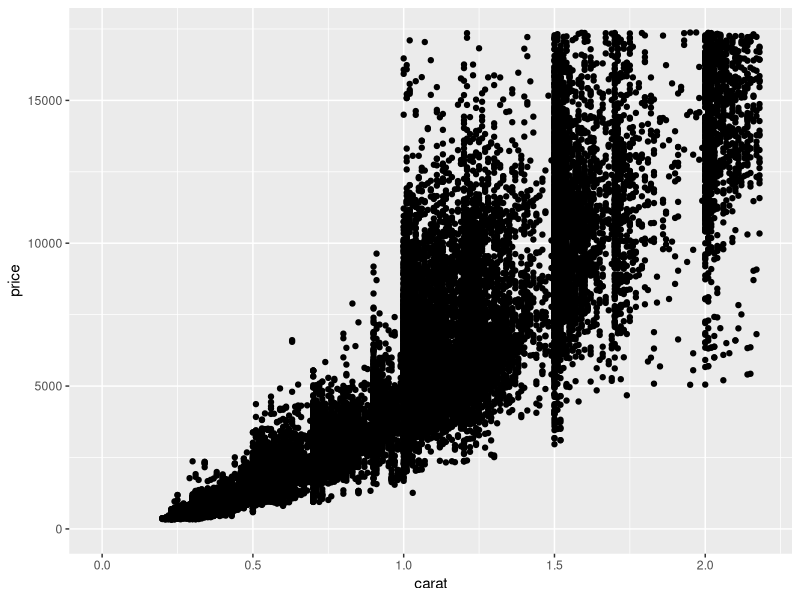
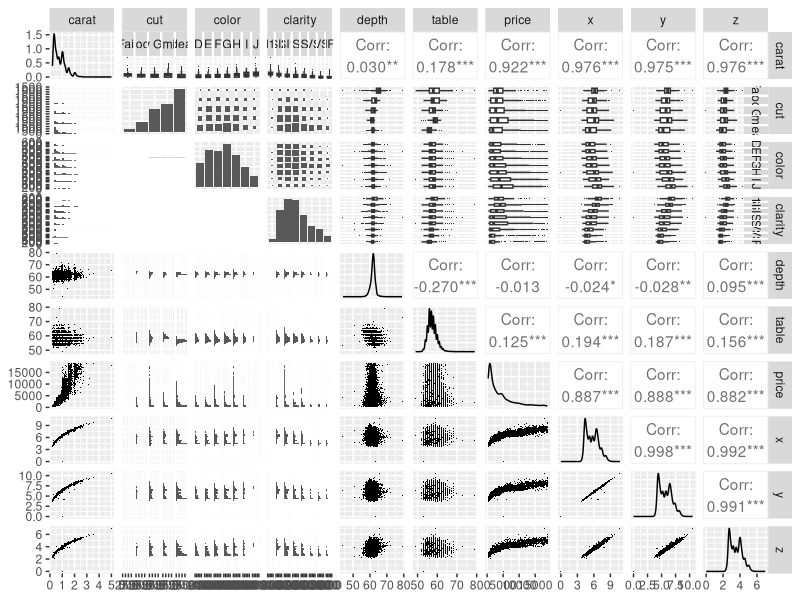
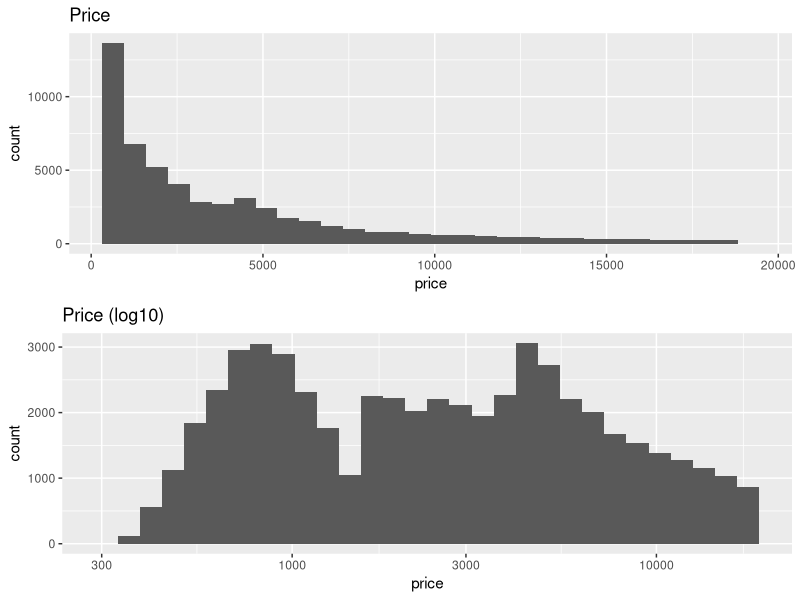
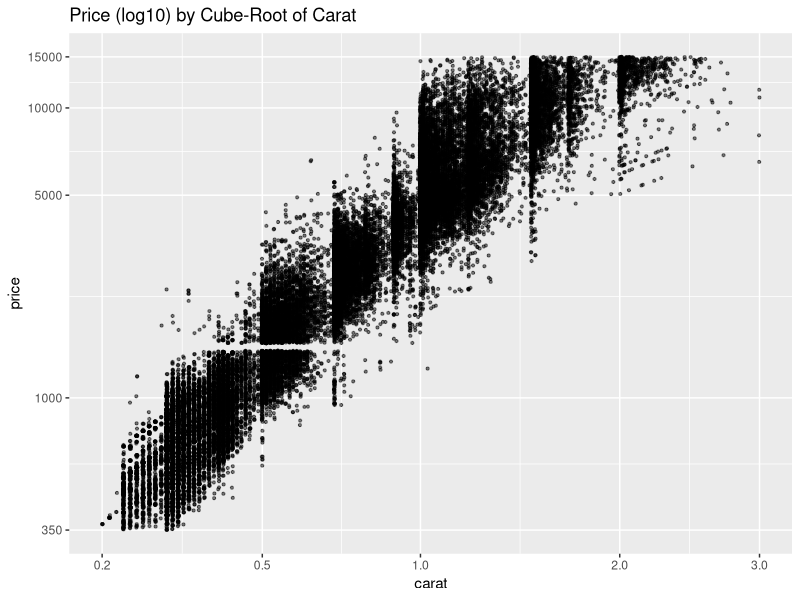
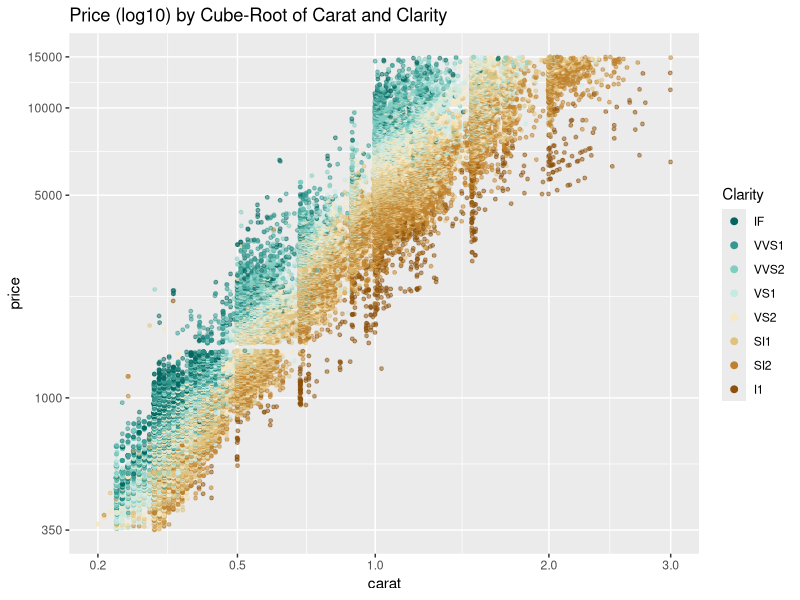
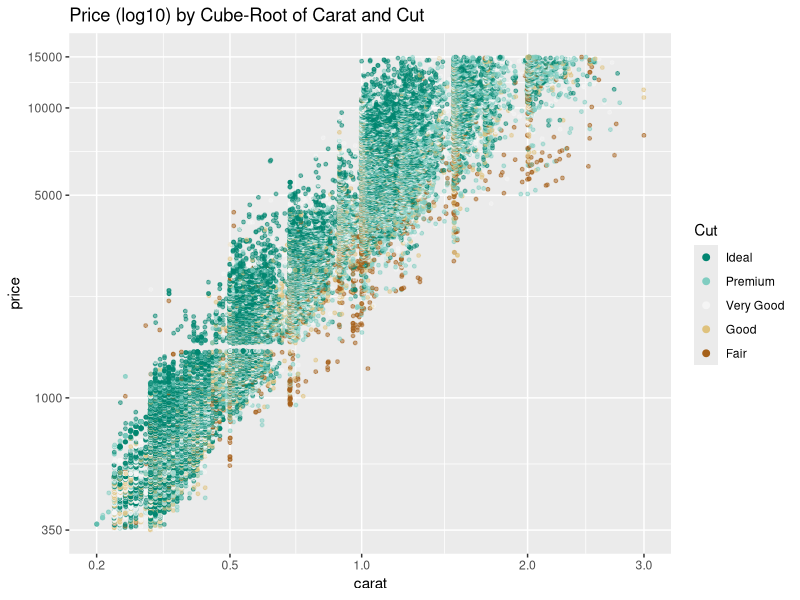
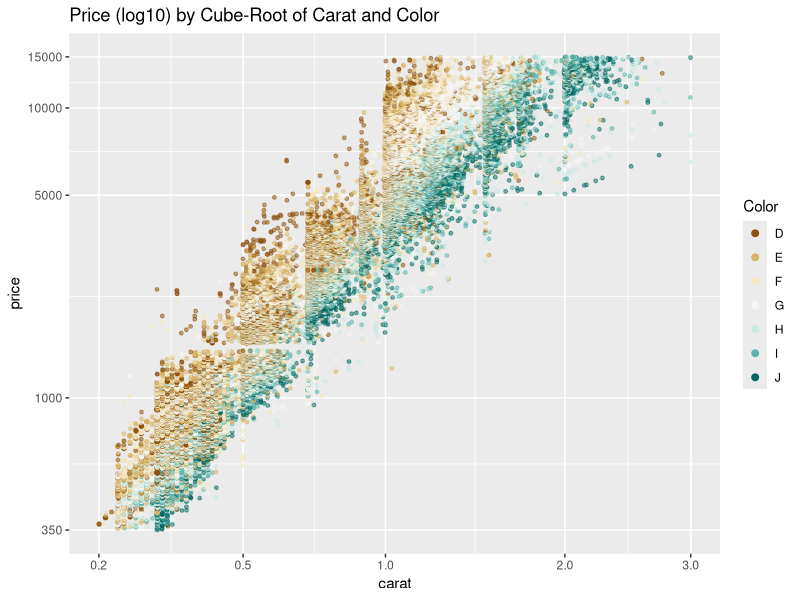

These figures' R source, in order:
library(ggplot2)
data(diamonds)

ggplot(aes(x=carat, y=price), data=diamonds) +
  ylim(0, quantile(diamonds$price, 0.99)) +
  xlim(0, quantile(diamonds$carat, 0.99)) +
  geom_point()

install.packages('GGally')
install.packages('scales')
install.packages('memisc')
install.packages('lattice')
install.packages('MASS')
install.packages('car')
install.packages('reshape')
install.packages('plyr')

library(GGally)
library(scales)
library(memisc)

set.seed(20022012)
diamond_samp <- diamonds[sample(1:length(diamonds$price), 10000), ]
ggpairs(diamond_samp,
        lower = list(continuous = wrap("points", shape = I('.'))),
        upper = list(combo = wrap("box", outlier.shape = I('.'))))

library(gridExtra)

plot1 <- ggplot(aes(x=price), data=diamonds) +
  geom_histogram() +
  ggtitle('Price')

plot2 <- ggplot(aes(x=price), data=diamonds) +
  geom_histogram() +
  scale_x_log10() +
  ggtitle('Price (log10)')

grid.arrange(plot1, plot2, ncol=1)

cuberoot_trans <- function() trans_new('cuberoot', transform = function(x) x^(1/3), inverse = function(x) x^3)

ggplot(aes(carat, price), data = diamonds) + 
  geom_point(alpha=1/2, size=3/4, position='jitter') + 
  scale_x_continuous(trans = cuberoot_trans(), limits = c(0.2, 3),
                     breaks = c(0.2, 0.5, 1, 2, 3)) + 
  scale_y_continuous(trans = log10_trans(), limits = c(350, 15000),
                     breaks = c(350, 1000, 5000, 10000, 15000)) +
  ggtitle('Price (log10) by Cube-Root of Carat')

library(RColorBrewer)

ggplot(aes(x = carat, y = price), data = diamonds) + 
  geom_point(aes(color=clarity), alpha = 0.5, size = 1, position = 'jitter') +
  scale_color_brewer(type = 'div',
                     guide = guide_legend(title = 'Clarity', reverse = T,
                                          override.aes = list(alpha = 1, size = 2))) +  
  scale_x_continuous(trans = cuberoot_trans(), limits = c(0.2, 3),
                     breaks = c(0.2, 0.5, 1, 2, 3)) + 
  scale_y_continuous(trans = log10_trans(), limits = c(350, 15000),
                     breaks = c(350, 1000, 5000, 10000, 15000)) +
  ggtitle('Price (log10) by Cube-Root of Carat and Clarity')

ggplot(aes(x = carat, y = price), data = diamonds) + 
  geom_point(aes(color=cut), alpha = 0.5, size = 1, position = 'jitter') +
  scale_color_brewer(type = 'div',
                     guide = guide_legend(title = 'Cut', reverse = T,
                                          override.aes = list(alpha = 1, size = 2))) +  
  scale_x_continuous(trans = cuberoot_trans(), limits = c(0.2, 3),
                     breaks = c(0.2, 0.5, 1, 2, 3)) + 
  scale_y_continuous(trans = log10_trans(), limits = c(350, 15000),
                     breaks = c(350, 1000, 5000, 10000, 15000)) +
  ggtitle('Price (log10) by Cube-Root of Carat and Cut')


ggplot(aes(x = carat, y = price), data = diamonds) + 
  geom_point(aes(color=color), alpha = 0.5, size = 1, position = 'jitter') +
  scale_color_brewer(type = 'div',
                     guide = guide_legend(title = 'Color',
                                          override.aes = list(alpha = 1, size = 2))) +  
  scale_x_continuous(trans = cuberoot_trans(), limits = c(0.2, 3),
                     breaks = c(0.2, 0.5, 1, 2, 3)) + 
  scale_y_continuous(trans = log10_trans(), limits = c(350, 15000),
                     breaks = c(350, 1000, 5000, 10000, 15000)) +
  ggtitle('Price (log10) by Cube-Root of Carat and Color')

m1 <- lm(I(log(price)) ~ I(carat^(1/3)), data=diamonds)
m2 <- update(m1, ~ . + carat)
m3 <- update(m2, ~ . + cut)
m4 <- update(m3, ~ . + color)
m5 <- update(m4, ~ . + clarity)
mtable(m1, m2, m3, m4, m5)
